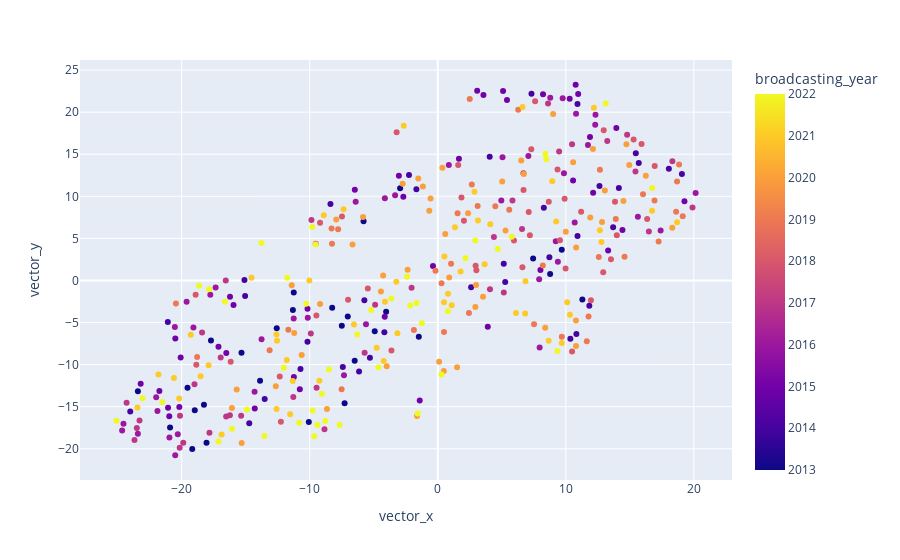

The notebook cell saved with this chart:
### Code cell
fig = px.scatter(stories_df_merged, x='vector_x', y='vector_y', color='broadcasting_year', hover_data=["index", "title"])
fig.show()

### Figure 1 — Plotly figure (JSON) as saved in the notebook; plotly's stock layout.template omitted (floating-point values rounded to 4 significant figures; data arrays with more than 128 entries replaced by an {"elided": "..."} marker saying what was removed)
{"data": [{"customdata": {"elided": "407x2 str values"}, "hovertemplate": "vector_x=%{x}<br>vector_y=%{y}<br>index=%{customdata[0]}<br>title=%{customdata[1]}<br>broadcasting_year=%{marker.color}<extra></extra>", "legendgroup": "", "marker": {"color": {"elided": "407 int values"}, "coloraxis": "coloraxis", "symbol": "circle"}, "mode": "markers", "name": "", "orientation": "v", "showlegend": false, "type": "scatter", "x": {"elided": "407 float values"}, "xaxis": "x", "y": {"elided": "407 float values"}, "yaxis": "y"}], "layout": {"coloraxis": {"colorbar": {"title": {"text": "broadcasting_year"}}, "colorscale": [[0, "#0d0887"], [0.1111, "#46039f"], [0.2222, "#7201a8"], [0.3333, "#9c179e"], [0.4444, "#bd3786"], [0.5556, "#d8576b"], [0.6667, "#ed7953"], [0.7778, "#fb9f3a"], [0.8889, "#fdca26"], [1, "#f0f921"]]}, "legend": {"tracegroupgap": 0}, "margin": {"t": 60}, "xaxis": {"anchor": "y", "domain": [0, 1], "title": {"text": "vector_x"}}, "yaxis": {"anchor": "x", "domain": [0, 1], "title": {"text": "vector_y"}}}}
